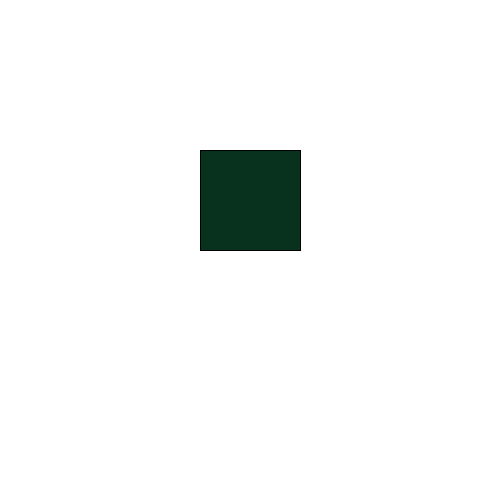
Frame 1 (no input)
Frame 60 (the mouse pressed at the canvas centre just before this capture): identical to frame 1, image omitted
Frame 120 (the mouse held since frame 60 and released just before this capture): identical to frame 1, image omitted

The Processing sketch that drew this single still picture (run headless with seeded random() and noise(); from frame 60 on, the mouse is pressed at the canvas centre):

// Processing sketch: sketch_15_1
// ── sketch_15_1.pde
class Bigbox{
  float x = 100;
  float y = 100;
  float breedte = 50;
  float hoogte = 50;
  int r = 8;
  int g = 50;
  int b = 30;
  Bigbox(float x, float y, float breedte, float hoogte){
    this.x = x;
    this.y = y;
    this.breedte = breedte;
    this.hoogte = hoogte;
  }
  
  void drawMe(){
    fill(r,g,b);
    rect(x,y,breedte,hoogte);
  }
}

 Bigbox peep = new Bigbox(200,150,100,100);
 
 void setup(){
   size(500,500);
   
   
 }
 
 void draw(){
   background(255,255,255);
   peep.drawMe();
 }
